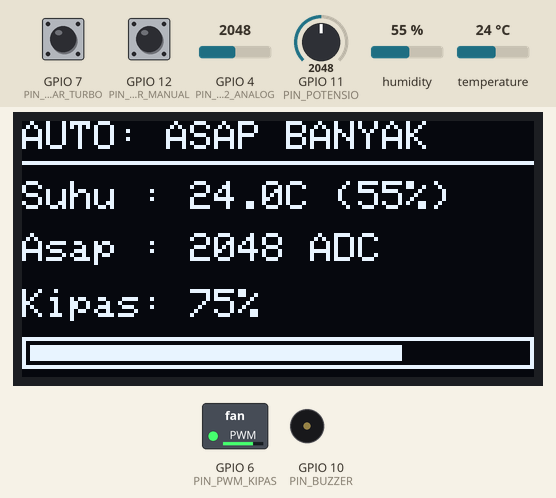
The program below on a simulated ESP32-S3. On the bench: 128×64 one-colour display, switched loads named in the program (green lamp = pin HIGH), buzzer (waves = sounding, pin HIGH). The test bench sets the inputs (shaded band); at power-on: GPIO 4 (PIN_MQ2_ANALOG) = 2048, temperature 24 °C, GPIO 7 (PIN_SAKLAR_TURBO) HIGH, GPIO 11 (PIN_POTENSIO) = 2048, GPIO 12 (PIN_SAKLAR_MANUAL) HIGH, humidity 55 %. What the program prints to the serial monitor is not drawn.

Above: at 2.7 s.
2.8 s: GPIO 4 (PIN_MQ2_ANALOG) set to 1265
At 3.23 s:
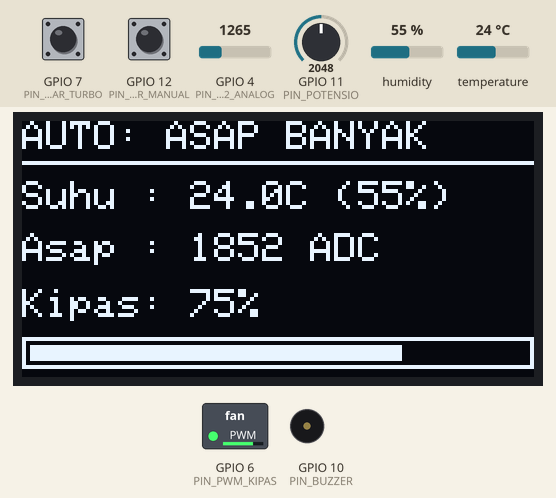
4.5 s: GPIO 4 (PIN_MQ2_ANALOG) set to 1199
At 9.7 s:
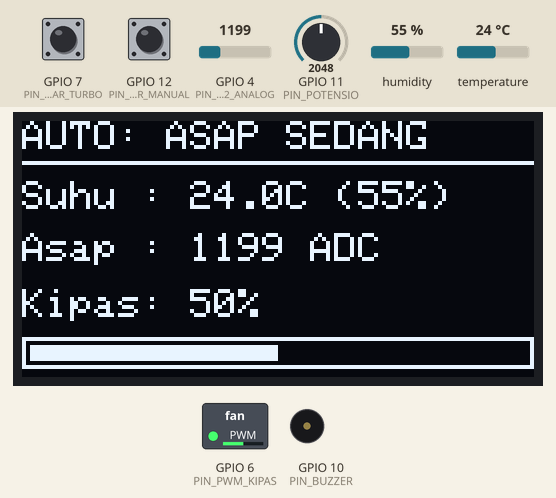
10.8 s: temperature set to 39.5 °C
At 14.5 s:
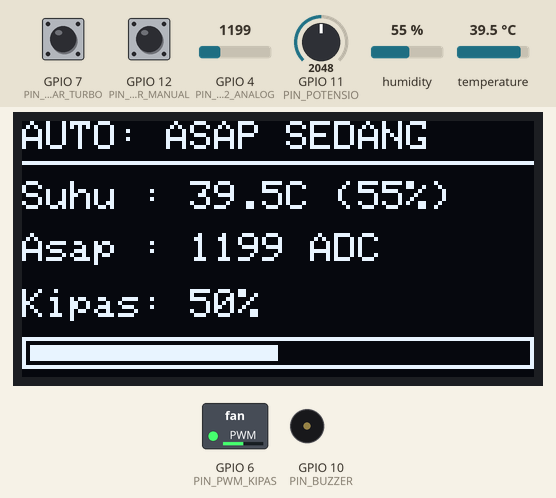
15.6 s: temperature set to 40.7 °C
At 18.8 s:
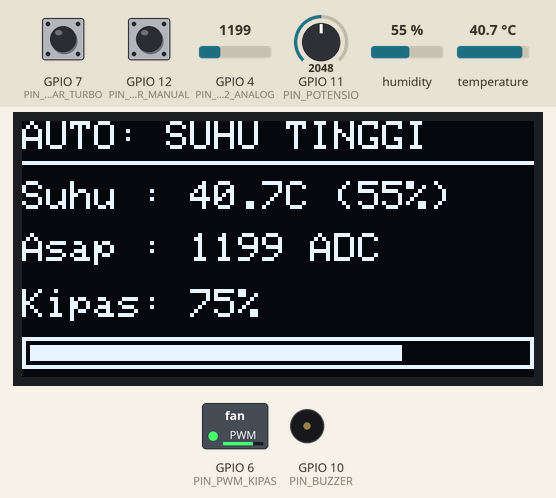
19.5 s: GPIO 7 (PIN_SAKLAR_TURBO) pulled LOW for 0.35 s
At 19.7 s:
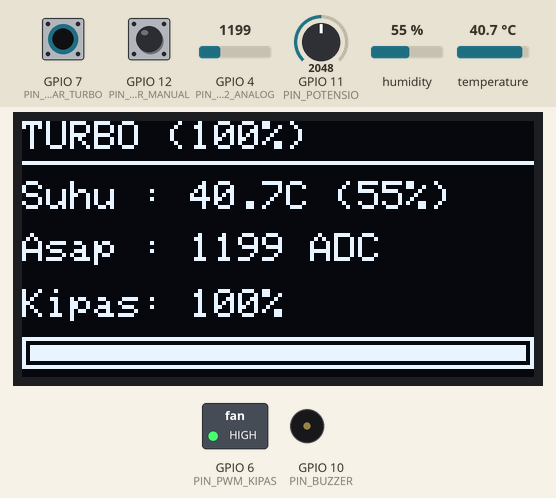
21.3 s: GPIO 4 (PIN_MQ2_ANALOG) set to 2950
At 21.52 s:
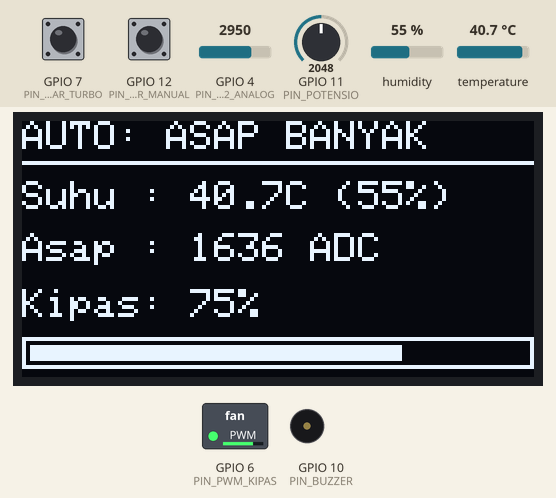
22.8 s: GPIO 4 (PIN_MQ2_ANALOG) set to 3003
Timing chart, 0 to 29.8 s (numbered marks = the images above; inputs shaded):
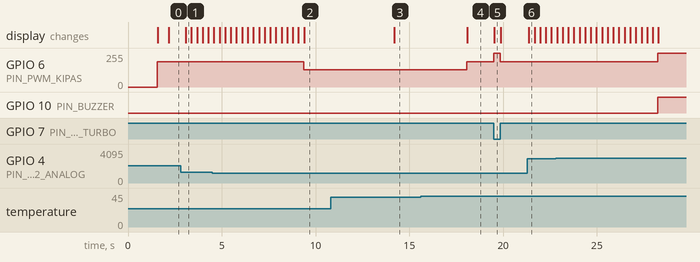

The program:

main.cpp
```cpp
#include <Arduino.h>
#include <Wire.h>
#include <DHT.h>
#include <Adafruit_GFX.h>
#include <Adafruit_SSD1306.h>

// ============================================================================
// 1. KONFIGURASI PIN HARDWARE
// ============================================================================
#define PIN_MQ2_ANALOG    4     // Pembagi tegangan A0 MQ-2
#define PIN_DHT           5     // Pin Data Sensor DHT22
#define PIN_PWM_KIPAS     6     // Pin Trigger/PWM Modul MOSFET
#define PIN_SAKLAR_TURBO  7     // Saklar 3-Mode Posisi II (Turbo - Aktif LOW)
#define PIN_OLED_SDA      8     // I2C SDA Layar OLED
#define PIN_OLED_SCL      9     // I2C SCL Layar OLED
#define PIN_BUZZER        10    // Pin Positif (+) Buzzer Alarm
#define PIN_POTENSIO      11    // Kaki Tengah (Wiper) Potensiometer 10k
#define PIN_SAKLAR_MANUAL 12    // Saklar 3-Mode Posisi I (Manual - Aktif LOW)

// ============================================================================
// 2. PARAMETER AMBANG BATAS (THRESHOLDS) & PWM
// ============================================================================
// Ambang Batas Asap (Nilai ADC 0 - 4095) - VERSI REVISI TERBARU
const int BATAS_ASAP_SEDANG        = 600;   // Kipas 50%
const int BATAS_ASAP_BANYAK        = 1200;  // Kipas 75%
const int BATAS_ASAP_BAHAYA        = 3000;  // Kipas 100% + Buzzer

// Ambang Batas Suhu Dapur (Celcius) - VERSI REVISI TERBARU
const float BATAS_SUHU_SEDANG      = 36.0f; // Kipas 50%
const float BATAS_SUHU_TINGGI      = 40.0f; // Kipas 75%
const float BATAS_SUHU_BAHAYA      = 42.0f; // Kipas 100% + Buzzer

// Konfigurasi Hardware PWM (LEDC ESP32)
const int CHANNEL_PWM_KIPAS        = 0;
const int FREKUENSI_PWM_KIPAS      = 500;
const int RESOLUSI_PWM_BIT         = 8;

// Nilai Duty Cycle PWM (Skala 0 - 255)
const int PWM_MATI                 = 0;
const int PWM_50_PERSEN            = 128;
const int PWM_75_PERSEN            = 191;
const int PWM_100_PERSEN           = 255;

// Pengaturan Filter & Pewaktu (Millisecond)
const float BOBOT_FILTER_BARU      = 0.25f;
const unsigned long INTERVAL_UTAMA = 300;
const unsigned long INTERVAL_DHT   = 2000;

// ============================================================================
// 3. INISIALISASI OBJEK & VARIABEL GLOBAL
// ============================================================================
#define LEBAR_LAYAR  128
#define TINGGI_LAYAR 64
#define RESET_OLED   -1
Adafruit_SSD1306 oled(LEBAR_LAYAR, TINGGI_LAYAR, &Wire, RESET_OLED);

#define TIPE_DHT DHT22
DHT dht(PIN_DHT, TIPE_DHT);

// Variabel Data Sistem
float suhuDapur           = 0.0f;
float kelembapanDapur     = 0.0f;
int   asapMentah          = 0;
int   asapTerfilter       = 0;
int   nilaiPotensio       = 0;
int   pwmKipas            = 0;
int   persenKipas         = 0;
bool  statusBuzzer        = false;
String teksMode           = "INIT";

// Variabel Pewaktu Non-Blocking
unsigned long waktuTerakhirUtama = 0;
unsigned long waktuTerakhirDHT   = 0;

// Flag External Interrupt
volatile bool statusSaklarBerubah = false;

// Deklarasi Fungsi Prototype
void bacaSensorDHT();
void bacaInputAnalog();
void tentukanModeDanKipas();
void terapkanOutputHardware();
void perbaruiLayarOLED();
void cetakSerialMonitor();
void tampilkanLayarPembuka();

// Fungsi Interrupt Service Routine (ISR) untuk merespons perpindahan sakelar instan
void IRAM_ATTR isrDeteksiSaklar() {
  statusSaklarBerubah = true;
}

// ============================================================================
// 4. FUNGSI SETUP
// ============================================================================
void setup() {
  Serial.begin(115200);

  // Konfigurasi Mode Pin Input/Output
  pinMode(PIN_BUZZER, OUTPUT);
  pinMode(PIN_SAKLAR_TURBO, INPUT_PULLUP);
  pinMode(PIN_SAKLAR_MANUAL, INPUT_PULLUP);
  pinMode(PIN_POTENSIO, INPUT);
  pinMode(PIN_MQ2_ANALOG, INPUT);

  // Mendaftarkan External Interrupt pada pin sakelar
  attachInterrupt(digitalPinToInterrupt(PIN_SAKLAR_TURBO), isrDeteksiSaklar, CHANGE);
  attachInterrupt(digitalPinToInterrupt(PIN_SAKLAR_MANUAL), isrDeteksiSaklar, CHANGE);

  // Setup Hardware PWM
  #if ESP_ARDUINO_VERSION >= ESP_ARDUINO_VERSION_VAL(3, 0, 0)
    ledcAttach(PIN_PWM_KIPAS, FREKUENSI_PWM_KIPAS, RESOLUSI_PWM_BIT);
    ledcWrite(PIN_PWM_KIPAS, PWM_MATI);
  #else
    ledcSetup(CHANNEL_PWM_KIPAS, FREKUENSI_PWM_KIPAS, RESOLUSI_PWM_BIT);
    ledcAttachPin(PIN_PWM_KIPAS, CHANNEL_PWM_KIPAS);
    ledcWrite(CHANNEL_PWM_KIPAS, PWM_MATI);
  #endif

  digitalWrite(PIN_BUZZER, LOW);

  // Mulai Sensor DHT22 & Komunikasi I2C OLED
  dht.begin();
  Wire.begin(PIN_OLED_SDA, PIN_OLED_SCL);

  if (!oled.begin(SSD1306_SWITCHCAPVCC, 0x3C)) {
    Serial.println("[ERROR] Layar OLED SSD1306 tidak terdeteksi!");
    while (true) {
      delay(100);
    }
  }

  // Ambil nilai awal MQ-2 agar filter stabil
  asapTerfilter = analogRead(PIN_MQ2_ANALOG);

  tampilkanLayarPembuka();
  Serial.println("=== SISTEM SMART KITCHEN EXHAUST SIAP ===");
}

// ============================================================================
// 5. FUNGSI LOOP UTAMA
// ============================================================================
void loop() {
  unsigned long waktuSekarang = millis();

  // A. Baca Sensor Suhu DHT22 setiap 2 Detik
  if (waktuSekarang - waktuTerakhirDHT >= INTERVAL_DHT) {
    waktuTerakhirDHT = waktuSekarang;
    bacaSensorDHT();
  }

  // B. Baca rutin setiap 300 ms, ATAU paksa baca instan jika ada Interrupt sakelar
  if ((waktuSekarang - waktuTerakhirUtama >= INTERVAL_UTAMA) || statusSaklarBerubah) {

    // Jika terpicu oleh interrupt, matikan flag dan reset timer agar efisien
    if (statusSaklarBerubah) {
      statusSaklarBerubah = false;
      waktuTerakhirUtama = waktuSekarang;
    } else {
      waktuTerakhirUtama = waktuSekarang;
    }

    bacaInputAnalog();
    tentukanModeDanKipas();
    terapkanOutputHardware();
    perbaruiLayarOLED();
    cetakSerialMonitor();
  }
}

// ============================================================================
// 6. DEFINISI FUNGSI MODULAR
// ============================================================================

void bacaSensorDHT() {
  float bacaSuhu = dht.readTemperature();
  float bacaLembap = dht.readHumidity();

  if (!isnan(bacaSuhu))   suhuDapur = bacaSuhu;
  if (!isnan(bacaLembap)) kelembapanDapur = bacaLembap;
}

void bacaInputAnalog() {
  asapMentah = analogRead(PIN_MQ2_ANALOG);
  asapTerfilter = (int)((asapTerfilter * (1.0f - BOBOT_FILTER_BARU)) + (asapMentah * BOBOT_FILTER_BARU));
  nilaiPotensio = analogRead(PIN_POTENSIO);
}

void tentukanModeDanKipas() {
  bool saklarTurboAktif  = (digitalRead(PIN_SAKLAR_TURBO) == LOW);
  bool saklarManualAktif = (digitalRead(PIN_SAKLAR_MANUAL) == LOW);

  if (saklarTurboAktif) {
    teksMode     = "TURBO (100%)";
    pwmKipas     = PWM_100_PERSEN;
    persenKipas  = 100;
    statusBuzzer = false;
  }
  else if (saklarManualAktif) {
    teksMode     = "MANUAL";
    pwmKipas     = map(nilaiPotensio, 0, 4095, 0, 255);
    persenKipas  = map(pwmKipas, 0, 255, 0, 100);
    statusBuzzer = false;
  }
  else {
    if (asapTerfilter >= BATAS_ASAP_BAHAYA || suhuDapur >= BATAS_SUHU_BAHAYA) {
      if (asapTerfilter >= BATAS_ASAP_BAHAYA && suhuDapur >= BATAS_SUHU_BAHAYA) {
        teksMode = "BAHAYA: ASAP+SUHU";
      } else if (asapTerfilter >= BATAS_ASAP_BAHAYA) {
        teksMode = "BAHAYA: ASAP!";
      } else {
        teksMode = "BAHAYA: SUHU!";
      }
      pwmKipas     = PWM_100_PERSEN;
      persenKipas  = 100;
      statusBuzzer = true;
    }
    else if (asapTerfilter >= BATAS_ASAP_BANYAK || suhuDapur >= BATAS_SUHU_TINGGI) {
      if (asapTerfilter >= BATAS_ASAP_BANYAK) {
        teksMode = "AUTO: ASAP BANYAK";
      } else {
        teksMode = "AUTO: SUHU TINGGI";
      }
      pwmKipas     = PWM_75_PERSEN;
      persenKipas  = 75;
      statusBuzzer = false;
    }
    else if (asapTerfilter >= BATAS_ASAP_SEDANG || suhuDapur >= BATAS_SUHU_SEDANG) {
      if (asapTerfilter >= BATAS_ASAP_SEDANG) {
        teksMode = "AUTO: ASAP SEDANG";
      } else {
        teksMode = "AUTO: SUHU SEDANG";
      }
      pwmKipas     = PWM_50_PERSEN;
      persenKipas  = 50;
      statusBuzzer = false;
    }
    else {
      teksMode     = "AUTO: AMAN";
      pwmKipas     = PWM_MATI;
      persenKipas  = 0;
      statusBuzzer = false;
    }
  }
}

void terapkanOutputHardware() {
  #if ESP_ARDUINO_VERSION >= ESP_ARDUINO_VERSION_VAL(3, 0, 0)
    ledcWrite(PIN_PWM_KIPAS, pwmKipas);
  #else
    ledcWrite(CHANNEL_PWM_KIPAS, pwmKipas);
  #endif

  digitalWrite(PIN_BUZZER, statusBuzzer ? HIGH : LOW);
}

void perbaruiLayarOLED() {
  oled.clearDisplay();
  oled.setTextSize(1);
  oled.setTextColor(SSD1306_WHITE);

  oled.setCursor(0, 0);
  oled.println(teksMode);
  oled.drawLine(0, 10, 128, 10, SSD1306_WHITE);

  oled.setCursor(0, 15);
  oled.print("Suhu : ");
  oled.print(suhuDapur, 1);
  oled.print("C (");
  oled.print(kelembapanDapur, 0);
  oled.println("%)");

  oled.setCursor(0, 28);
  oled.print("Asap : ");
  oled.print(asapTerfilter);
  oled.println(" ADC");

  oled.setCursor(0, 42);
  oled.print("Kipas: ");
  oled.print(persenKipas);
  oled.print("% ");
  if (statusBuzzer) {
    oled.println("[ALARM!]");
  } else {
    oled.println("");
  }

  oled.drawRect(0, 54, 128, 8, SSD1306_WHITE);
  int lebarBar = map(persenKipas, 0, 100, 0, 124);
  oled.fillRect(2, 56, lebarBar, 4, SSD1306_WHITE);

  oled.display();
}

void cetakSerialMonitor() {
  Serial.print("Status: ");      Serial.print(teksMode);
  Serial.print(" | Asap(M/F): "); Serial.print(asapMentah);
  Serial.print("/");             Serial.print(asapTerfilter);
  Serial.print(" | Suhu: ");     Serial.print(suhuDapur, 1); Serial.print("C");
  Serial.print(" | Kipas: ");    Serial.print(persenKipas);  Serial.print("%");
  Serial.print(" (PWM:");        Serial.print(pwmKipas);     Serial.println(")");
}

void tampilkanLayarPembuka() {
  oled.clearDisplay();
  oled.setTextSize(1);
  oled.setTextColor(SSD1306_WHITE);
  oled.setCursor(10, 15);
  oled.println("SMART EXHAUST FAN");
  oled.setCursor(25, 35);
  oled.println("Sistem Siap!");
  oled.display();
  delay(1500);
}
```

Measured:
- the behaviour switches between 1200 and 1199 on GPIO 4 (PIN_MQ2_ANALOG) (found by bisection; images 1 and 2)
- the behaviour switches between 39.9 and 40 °C on temperature (found by bisection; images 3 and 4)
- after the input at 2.8 s, the display: changes after 0.28 s (image 1)
- after the input at 4.5 s, GPIO 6 (PIN_PWM_KIPAS): 190/255 → 128/255 after 4.9 s
- after the input at 10.8 s, the display: changes after 3.4 s (image 3)
- after the input at 15.6 s, GPIO 6 (PIN_PWM_KIPAS): 128/255 → 190/255 after 2.5 s; the display: changes after 2.5 s (image 4)
- after the input at 19.5 s, GPIO 6 (PIN_PWM_KIPAS): 190/255 → 255/255 at once, → 190/255 0.35 s later; the display: changes at once (image 5)
- after the input at 21.3 s, the display: changes after 0.08 s (image 6)
- after the input at 22.8 s, GPIO 6 (PIN_PWM_KIPAS): 190/255 → 255/255 after 5.5 s; GPIO 10 (PIN_BUZZER): LOW → HIGH after 5.5 s
